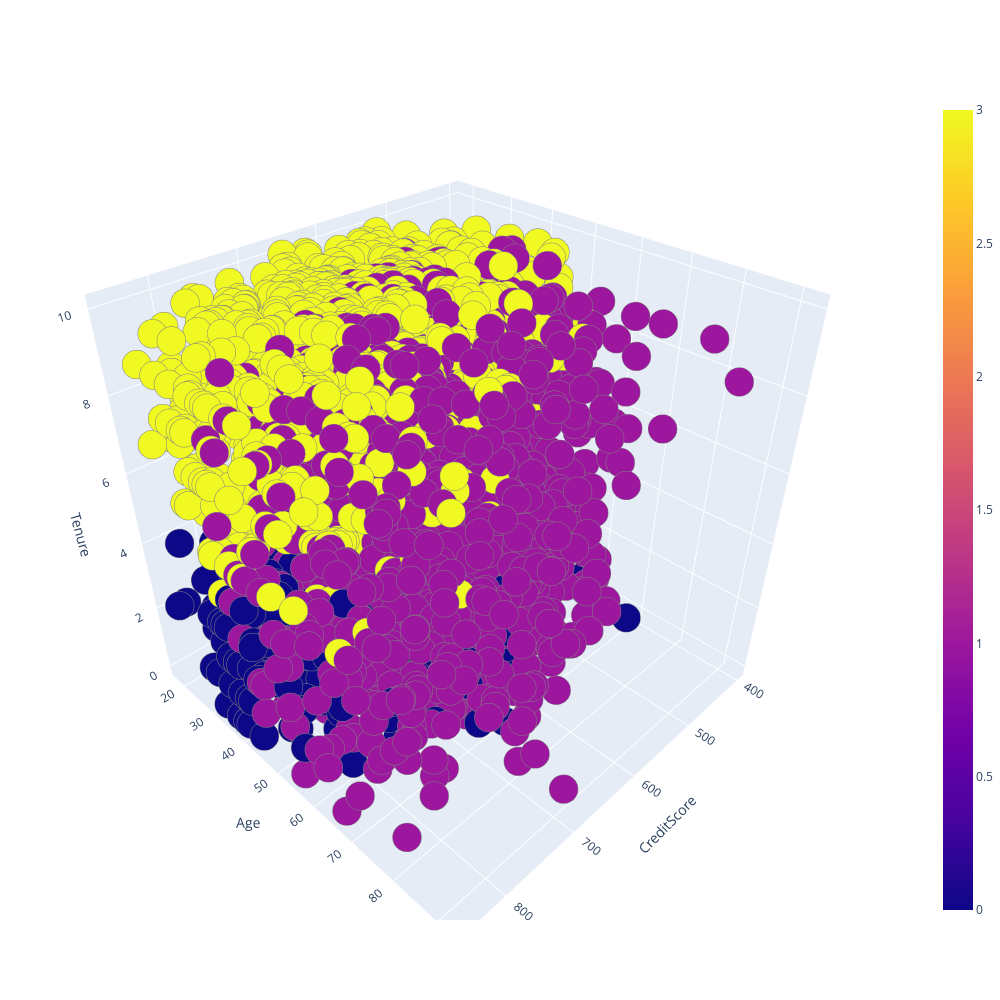

Source (notebook cell):
### Code cell
escena=dict(xaxis=dict(title='CreditScore'),yaxis=dict(title='Age'),zaxis=dict(title='Tenure'))
puntitos=go.Scatter3d(x=All_Clients[All_Clients.labels.isin([0,1,3])]['CreditScore'],
                      y=All_Clients[All_Clients.labels.isin([0,1,3])]['Age'],
                      z=All_Clients[All_Clients.labels.isin([0,1,3])]['Tenure'],
                      mode='markers',
                      marker=dict(color=All_Clients[All_Clients.labels.isin([0,1,3])]['labels'],
                                  colorscale='plasma',showscale=True,size=10,
                                  line=dict(color='gray',width=5)))
layout=go.Layout(margin=dict(l=0,r=0),scene=escena,height=1000,width=1000)
data=[puntitos]
fig=go.Figure(data=data,layout=layout)
fig.show()

### Figure 1 — Plotly figure (JSON) as saved in the notebook; plotly's stock layout.template omitted (floating-point values rounded to 4 significant figures; data arrays with more than 128 entries replaced by an {"elided": "..."} marker saying what was removed)
{"data": [{"marker": {"color": {"elided": "5989 int values"}, "colorscale": [[0, "#0d0887"], [0.1111, "#46039f"], [0.2222, "#7201a8"], [0.3333, "#9c179e"], [0.4444, "#bd3786"], [0.5556, "#d8576b"], [0.6667, "#ed7953"], [0.7778, "#fb9f3a"], [0.8889, "#fdca26"], [1, "#f0f921"]], "line": {"color": "gray", "width": 5}, "showscale": true, "size": 10}, "mode": "markers", "type": "scatter3d", "x": {"elided": "5989 int values"}, "y": {"elided": "5989 int values"}, "z": {"elided": "5989 int values"}}], "layout": {"height": 1000, "margin": {"l": 0, "r": 0}, "scene": {"xaxis": {"title": {"text": "CreditScore"}}, "yaxis": {"title": {"text": "Age"}}, "zaxis": {"title": {"text": "Tenure"}}}, "width": 1000}}
